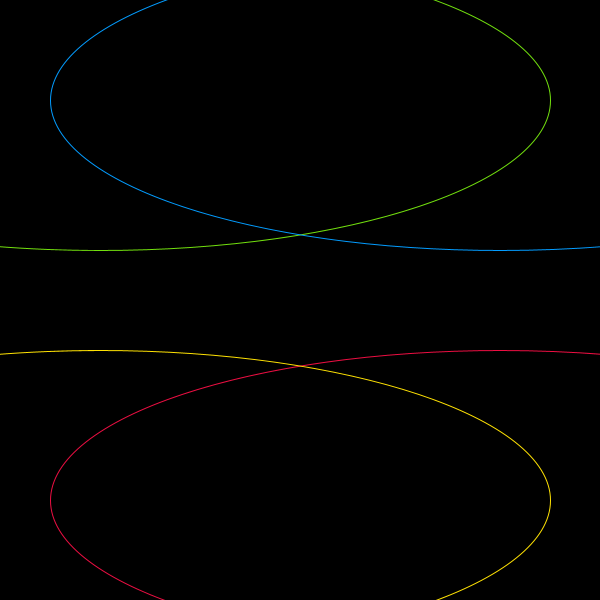
Frame 1 (no input)
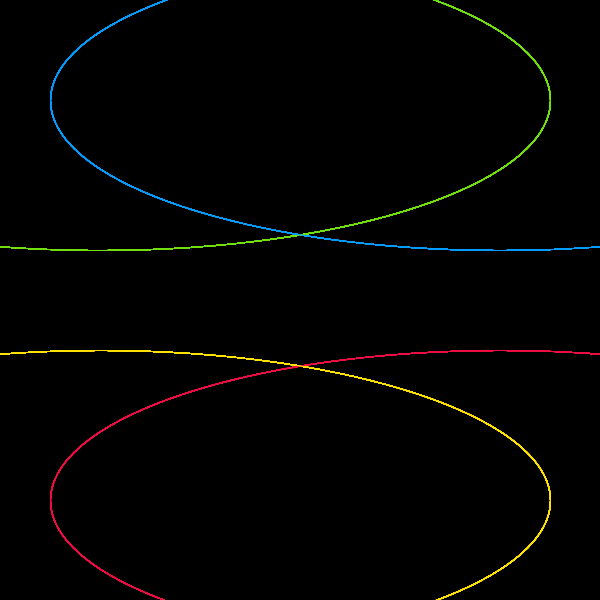
Frame 60 (the mouse pressed at the canvas centre just before this capture)
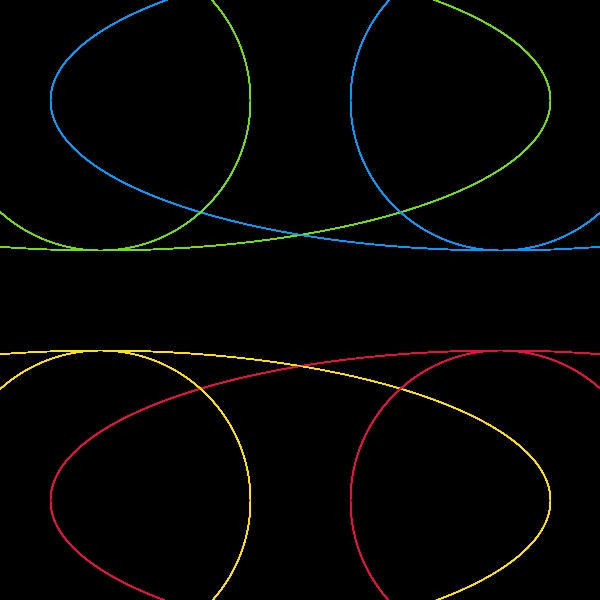
Frame 120 (the mouse held since frame 60 and released just before this capture)

The Processing sketch that drew these frames (run headless with seeded random() and noise(); from frame 60 on, the mouse is pressed at the canvas centre):

// Processing sketch: processing_173640
// ── processing_173640.pde

void setup() {
  size(600, 600);    
 
  background(0,0,00);   
  mouseX=width+300;
  mouseY=height-300;
}

  void mousePressed (){
  background(0);
  }
  
void draw(){
  noFill ();
  stroke (5);
  stroke (#ED0E42);
 
    ellipse(500,500, mouseX, mouseY);
    
    stroke (#72E00E);
     ellipse(100,100, mouseX, mouseY);
     
        stroke (#FFE203);
     ellipse(100,500, mouseX, mouseY);
  
     stroke (#039CFF);
     ellipse(500,100, mouseX, mouseY);
}
